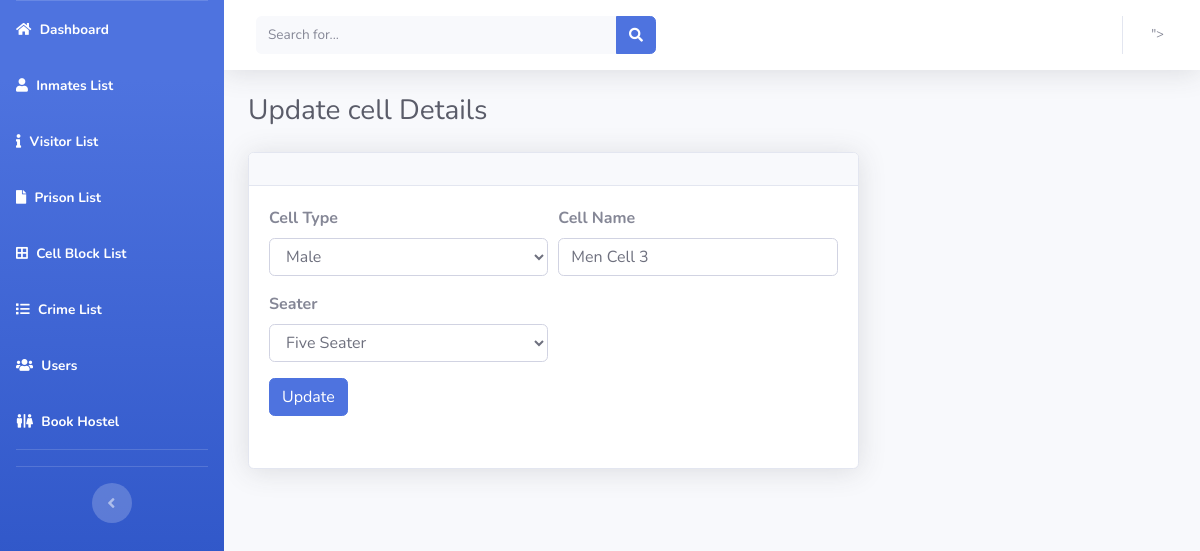
Screenshot of /admin/edit-cell.php?id=17 (signed in) with the database file from the repository.
### tables this page shows
CREATE TABLE `cells` (
  `id` int(11) NOT NULL,
  `prison_id` int(20) NOT NULL,
  `cell_name` varchar(100) NOT NULL,
  `status` int(11) NOT NULL,
  `date_created` datetime NOT NULL DEFAULT current_timestamp(),
  `cell_type` varchar(10) NOT NULL,
  `cell_number` int(11) NOT NULL,
  `seater` int(11) NOT NULL
);

### admin/edit-cell.php (the view, shortened to what this page needs)
<?php
include('includes/config.php');
?>
    <!DOCTYPE html>
    <html lang="en">
    <head>
        <link href="vendor/fontawesome-free/css/all.min.css" rel="stylesheet" type="text/css">
        <link href="css/sb-admin-2.min.css" rel="stylesheet">
    </head>
    <body id="page-top">
        <div id="wrapper">
            <?php include "includes/sidebar.php"; ?>
            <div id="content-wrapper" class="d-flex flex-column">
                <div id="content">
                    <?php include "includes/header.php"; ?>
                    <div class="container-fluid">
                        <h3 class="text-dark mb-4">Update cell Details</h3>
                        <div class="row mb-3">
                            <div class="col-lg-8"><?php
$id=$_GET['id'];
$ret="select * from cells where id=:id";
$query= $dbh -> prepare($ret);
$query->bindParam(':id',$id, PDO::PARAM_STR);
$query-> execute();
$results = $query -> fetchAll(PDO::FETCH_OBJ);
if($query -> rowCount() > 0)
{
foreach($results as $result)
{
?>              <div class="row">
                                    <div class="col">
                                        <div class="card shadow mb-3">
                                            <div class="card-header py-3">
                                                </div>
                                            <div class="card-body">
                                                <form method="post" class="form-horizontal" enctype="multipart/form-data">
                                                    <div class="form-row">
                                                        <div class="col-md-8 col-lg-6 col-xl-6">
                                                            <div class="form-group">
                                                                <label for="title1"><strong>Cell Type</strong></label>
                                                                <select  name="cell_type" class="form-control" required="true">
                <option value="<?php echo htmlentities($result->cell_type);?>"><?php echo htmlentities($result->cell_type);?></option>
                  </select>
                                                            </div>
                                                        </div>
                                                        <div class="col-md-8 col-lg-6 col-xl-6">
                                                            <div class="form-group">
                                                                <label for="title1"><strong>Cell Name</strong></label>
                                                                <input type="text" class="form-control" value="<?php echo htmlentities($result->cell_name);?>" name="cell_name" required id="cell_name">
                                                            </div>
                                                        </div>
                                                    </div>
                                                    <div class="form-row">
                                                        <div class="col-md-8 col-lg-6 col-xl-6">
                                                            <div class="form-group">
                                                                <label for="title1"><strong>Seater</strong></label>
                                                                <Select name="seater" class="form-control" required>
                                        <option value="<?php echo htmlentities($result->seater);?>">
                                         <?php if($result->seater == 1): ?>
						 			<span class="badge badge-warning">Single Seater</span>
						 		<?php elseif($result->seater == 2): ?>
						 			<span class="badge badge-info">Two Seater</span>
					 			<?php elseif($result->seater == 3): ?>
						 			<span class="badge badge-primary">Three Seater</span>
					 			<?php elseif($result->seater == 4): ?>
						 			<span class="badge badge-success">Four Seater</span>
                                     <?php elseif($result->seater == 5): ?>
						 			<span class="badge badge-success">Five Seater</span>
						 		<?php endif; ?></option>
                                        </Select>
                                                            </div>
                                                        </div>
                                                    </div>
                                                    <div class="form-group">
                                                        <div class="form-row">
                                                            <div class="col-md-12 col-lg-12 col-xl-12">
                                                                <div class="form-group">
                                                                    <button class="btn btn-primary" type="submit"
                                                                            name="update">Update
                                                                    </button>
                                                                </div>
                                                            </div>
                                                        </div>
                                                    </div>
                                                </form>
                                            </div>
                                        </div>
                                    </div>
                                </div>
                            </div>
                        </div>
                    </div>
<?php } }?>
                </div>
            </div>
        </div>
    </body>
    </html>

### rows the page displays
cells: cell_type "Male", cell_name "Men Cell 3", seater "Five Seater"
